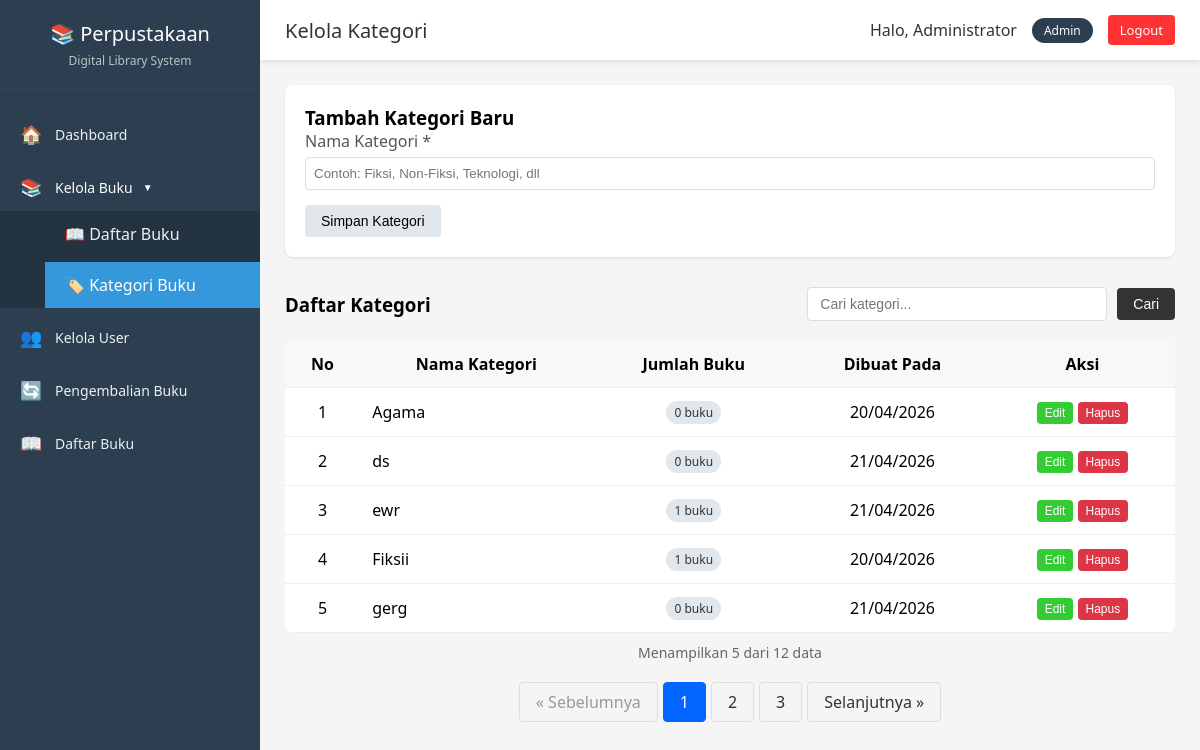
Screenshot of /admin/admin_kategori.php (signed in) with the database file from the repository.
### tables this page shows
CREATE TABLE `kategori` (
  `id` int(11) NOT NULL,
  `nama_kategori` varchar(50) NOT NULL,
  `created_at` timestamp NOT NULL DEFAULT current_timestamp()
);

### admin/admin_kategori.php (the view, shortened to what this page needs)
<?php
require_once '../config.php';
$search_keyword = isset($_GET['search']) ? trim($_GET['search']) : '';
$limit = 5;
$page = isset($_GET['page']) ? (int)$_GET['page'] : 1;
$offset = ($page - 1) * $limit;
$search_condition = "";
$total_sql = "SELECT COUNT(*) as total FROM kategori $search_condition";
$total_stmt = $pdo->prepare($total_sql);
$total_stmt->execute();
$total_rows = $total_stmt->fetch(PDO::FETCH_ASSOC)['total'];
$total_pages = ceil($total_rows / $limit);
$sql = "SELECT * FROM kategori $search_condition ORDER BY nama_kategori ASC LIMIT :limit OFFSET :offset";
$kategori_stmt = $pdo->prepare($sql);
$kategori_stmt->bindValue(':limit', $limit, PDO::PARAM_INT);
$kategori_stmt->bindValue(':offset', $offset, PDO::PARAM_INT);
$kategori_stmt->execute();
$kategori_list = $kategori_stmt->fetchAll();
include '../header.php';
?>
<div class="form-card">
    <h3>Tambah Kategori Baru</h3>
    <form method="POST" id="addCategoryForm">
        <div class="form-group">
            <label>Nama Kategori *</label>
            <input type="text" name="nama_kategori" required placeholder="Contoh: Fiksi, Non-Fiksi, Teknologi, dll">
        </div>
        <button type="submit" name="add" class="btn">Simpan Kategori</button>
    </form>
</div>
<div class="header-section">
    <h3>Daftar Kategori</h3>
    <div class="search-container">
        <form method="GET" class="search-form" id="searchForm">
            <div class="search-input-group">
                <input type="text" name="search" id="search" value="<?= htmlspecialchars($search_keyword) ?>" placeholder="Cari kategori...">
            </div>
            <div class="search-buttons">
                <button type="submit" class="btn btn-cari">Cari</button>
            </div>
        </form>
    </div>
</div>
<div style="overflow-x: auto;">
    <table>
        <thead>
            <tr>
                <th style="text-align: center;">No</th>
                <th style="text-align: center;">Nama Kategori</th>
                <th style="text-align: center;">Jumlah Buku</th>
                <th style="text-align: center;">Dibuat Pada</th>
                <th style="text-align: center;">Aksi</th>
            </tr>
        </thead>
        <tbody>
            <?php
            $start_number = $offset + 1;
            foreach ($kategori_list as $index => $k):
                $stmt = $pdo->prepare("SELECT COUNT(*) FROM buku WHERE kategori_id = ?");
                $stmt->execute([$k['id']]);
                $jumlah_buku = $stmt->fetchColumn();
            ?>
            <tr>
                <td class="text-center"><?= $start_number + $index ?></td>
                <td><?= htmlspecialchars($k['nama_kategori']) ?></td>
                <td class="text-center">
                    <span class="badge"><?= $jumlah_buku ?> buku</span>
                </td>
                <td class="text-center"><?= date('d/m/Y ', strtotime($k['created_at'])) ?></td>
                <td class="text-center">
                    <button class="btn btn-small btn-edit" onclick="editKategori(<?= htmlspecialchars(json_encode($k)) ?>)">Edit</button>
                    <button class="btn btn-small btn-delete" onclick="confirmDelete(<?= $k['id'] ?>, '<?= htmlspecialchars($k['nama_kategori']) ?>', <?= $jumlah_buku ?>)">Hapus</button>
                </td>
            </tr>
            <?php endforeach; ?>
        </tbody>
    </table>
</div>
<?php if ($total_pages > 1): ?>
    <div class="info-pagination">
        Menampilkan <?= count($kategori_list) ?> dari <?= $total_rows ?> data
    </div>
    <div class="pagination">
        <?php if ($page > 1): ?>
            <a href="?page=<?= $page - 1 ?><?= !empty($search_keyword) ? '&search=' . urlencode($search_keyword) : '' ?>">&laquo; Sebelumnya</a>
        <?php else: ?>
            <span class="disabled">&laquo; Sebelumnya</span>
        <?php endif; ?>
        <?php for ($i = 1; $i <= $total_pages; $i++): ?>
            <?php if ($i == $page): ?>
                <span class="active"><?= $i ?></span>
            <?php else: ?>
                <a href="?page=<?= $i ?><?= !empty($search_keyword) ? '&search=' . urlencode($search_keyword) : '' ?>"><?= $i ?></a>
            <?php endif; ?>
        <?php endfor; ?>
        <?php if ($page < $total_pages): ?>
            <a href="?page=<?= $page + 1 ?><?= !empty($search_keyword) ? '&search=' . urlencode($search_keyword) : '' ?>">Selanjutnya &raquo;</a>
        <?php else: ?>
            <span class="disabled">Selanjutnya &raquo;</span>
        <?php endif; ?>
    </div>
<?php endif; ?>
<?php include '../footer.php'; ?>

### header.php (style rules this page uses)
* { margin: 0; padding: 0; box-sizing: border-box; }
body { font-family: 'Segoe UI', Tahoma, Geneva, Verdana, sans-serif; background: #f5f5f5; overflow-x: hidden; }

### admin/admin_kategori.php (style rules this page uses)
.btn { display: inline-block; padding: 8px 16px; background: #E1E8ED; color: black; text-decoration: none; border-radius: 4px; border: none; cursor: pointer; font-size: 14px; }
.btn-small { padding: 4px 8px; font-size: 12px; color: white; }
.btn-edit { background: #33CC33; }
.btn-delete { background: #dc3545; }
.btn-cari { background: #333; color: white; padding: 8px 16px; font-size: 14px; white-space: nowrap; }
.form-card { background: white; padding: 20px; border-radius: 8px; margin-bottom: 30px; box-shadow: 0 1px 3px rgba(0,0,0,0.1); }
.form-group { margin-bottom: 15px; }
label { display: block; margin-bottom: 5px; color: #555; font-weight: 500; }
input, select { width: 100%; padding: 8px; border: 1px solid #ddd; border-radius: 4px; box-sizing: border-box; }
.header-section { display: flex; justify-content: space-between; align-items: center; margin-bottom: 20px; flex-wrap: wrap; gap: 15px; }
.header-section h3 { margin: 0; }
.search-container { margin: 0; }
.search-form { display: flex; gap: 10px; align-items: center; flex-wrap: wrap; }
.search-input-group { width: 300px; }
.search-input-group input { width: 100%; padding: 8px 12px; border: 1px solid #ddd; border-radius: 4px; font-size: 14px; }
.search-buttons { display: flex; gap: 10px; }
table { width: 100%; background: white; border-radius: 8px; overflow: hidden; border-collapse: collapse; }
th, td { padding: 12px; text-align: left; border-bottom: 1px solid #eee; }
th { background: #f8f8f8; font-weight: 600; }
.pagination { display: flex; justify-content: center; margin-top: 20px; gap: 5px; flex-wrap: wrap; }
.pagination a, .pagination span { padding: 8px 16px; text-decoration: none; border: 1px solid #ddd; color: #333; border-radius: 4px; transition: background-color 0.3s; }
.pagination .active { background-color: #0066FF; color: white; border: 1px solid #0066FF; }
.pagination .disabled { color: #999; cursor: not-allowed; }
.info-pagination { text-align: center; margin-top: 10px; color: #666; font-size: 14px; }
.badge { display: inline-block; padding: 3px 8px; background: #E1E8ED; color: #333; border-radius: 20px; font-size: 12px; font-weight: normal; }
.text-center { text-align: center; }

### rows the page displays
kategori: index "1", nama_kategori "Agama", jumlah_buku "0", created_at "20/04/2026"
kategori: index "2", nama_kategori "ds", jumlah_buku "0", created_at "21/04/2026"
kategori: index "3", nama_kategori "ewr", jumlah_buku "1", created_at "21/04/2026"
kategori: index "4", nama_kategori "Fiksii", jumlah_buku "1", created_at "20/04/2026"
kategori: index "5", nama_kategori "gerg", jumlah_buku "0", created_at "21/04/2026"

### other values shown
$page_title "Kelola Kategori"
$_SESSION['nama_lengkap'] "Administrator"
$_SESSION['role'] "Admin"
count($kategori_list) "5"
$total_rows "12"
